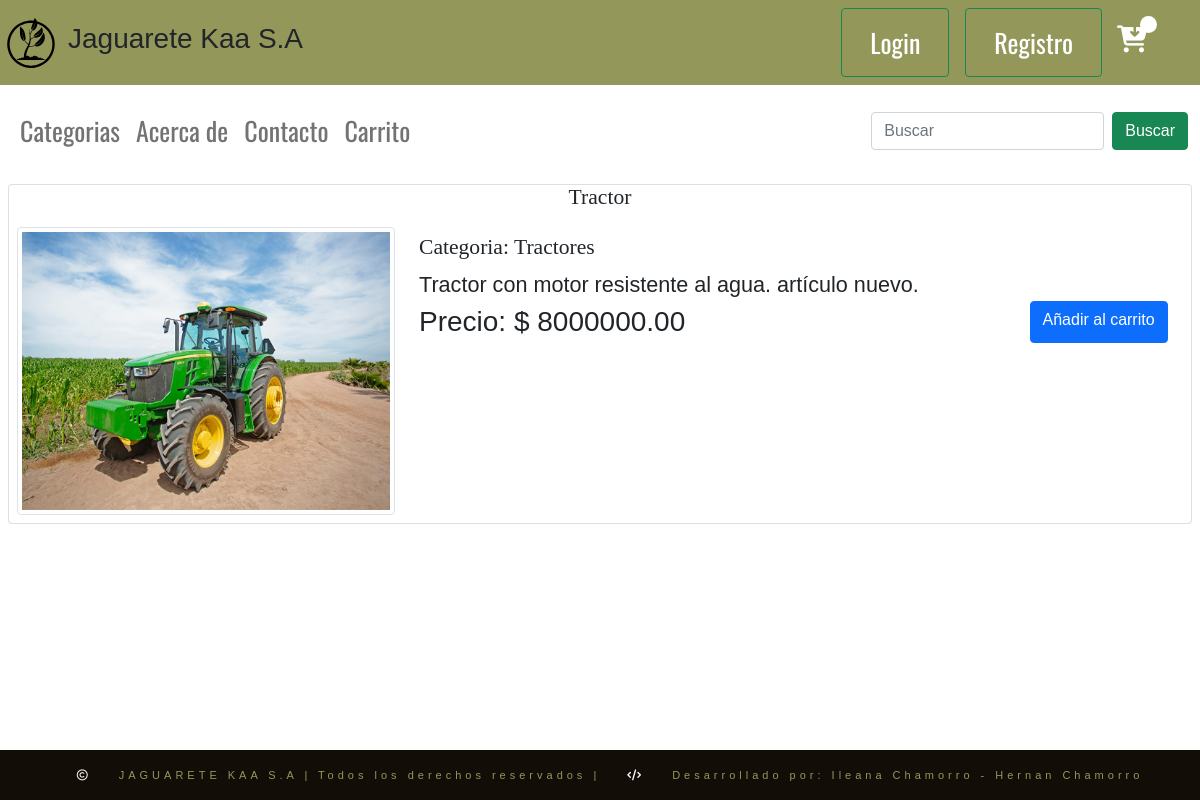
The page /product/7 on the database its author committed.
### tienda/models.py (models this page shows, shortened)
class Producto(models.Model):
    class Meta:
        permissions = (("can_add_productos", "Can add productos"),)
    titulo = models.CharField(max_length=50, unique=True)
    categoria = models.ForeignKey(Categoria, on_delete=models.CASCADE)
    imagen = models.ImageField(upload_to='uploaded_images')
    descripcion = models.TextField(default='')
    precio = models.DecimalField(default=0.00, max_digits=10, decimal_places=2)
    fecha_creacion = models.DateTimeField(auto_now_add=True)

class Categoria(models.Model):
    descripcion = models.CharField(max_length=100, unique=True)
    def __str__(self):
        return self.descripcion

### tienda/views.py (the view)
# urls.py: path('product/<int:id>', views.product, name="product"),
def product(request,id):
    busqueda = request.GET.get("buscar")
    categorias = Categoria.objects.all()
    prod = get_object_or_404(Producto, id=id)
    if busqueda:
        data = search(busqueda)
    else:
        data = {
            'producto': prod,
            'categorias': categorias
        }
    return render(request, 'producto.html', data)

### tienda/templates/producto.html (shortened to what this page needs)
  {% extends 'layout.html' %}
{% load static %}
{% block contenido %}
<div class="card m-2">
    <div class="row">
        <div class="col-12 text-center">
            <h2 class="card-title">{{ producto.titulo }}</h2>
        </div>
    </div>
    <div class="row g-0">
      <div class="col-md-4 p-2">
        <img src="{% static producto.imagen %}" class="img-thumbnail" alt="{{ producto.titulo }}">
      </div>
      <div class="col-md-8">
        <div class="card-body">
          <h3 class="card-title">Categoria: {{ producto.categoria }}</h3>
          <p class="card-text">{{ producto.descripcion }}</p>
          <div class="row">
              <div class="col">
                <p class="card-text fs-3">Precio: $ {{ producto.precio }}</p>
              </div>
              <div class="col gap-2 d-flex justify-content-end">
                {% if user.is_authenticated %}
                <a href="{% url 'tienda:cart_prod_add' producto.id %}" class="btn btn-primary">Añadir al carrito</a>
                {% else %}
                <a href="{% url 'login' %}" class="btn btn-primary">Añadir al carrito</a>
                {% endif %}
              </div>
            </div>
        </div>
      </div>
    </div>
  </div>
{% endblock %}

### tienda/static/css/style.css (style rules this page uses)
* { margin: 0; padding: 0; box-sizing: border-box; font-family: sans-serif; }
.card { margin-left: 10px; margin-right: 30px; }
.card-title { font-family: 'Playfair Display', serif; font-size: 30px; }
@media (min-width: 768px) { .card-body { box-sizing: content-box; height: 100px; width: 95%; height: 180px; text-align: flex; } }
@media (min-width: 768px) { .card-text { font-size: 1.8vw; } }
@media (min-width: 768px) { .card-title { font-size: 1.8vw; } }

### rows shown on the page
Producto: titulo "Tractor", imagen (picture), categoria "Tractores", descripcion "Tractor con motor resistente al agua. artículo nuevo.", precio "8000000.00"
